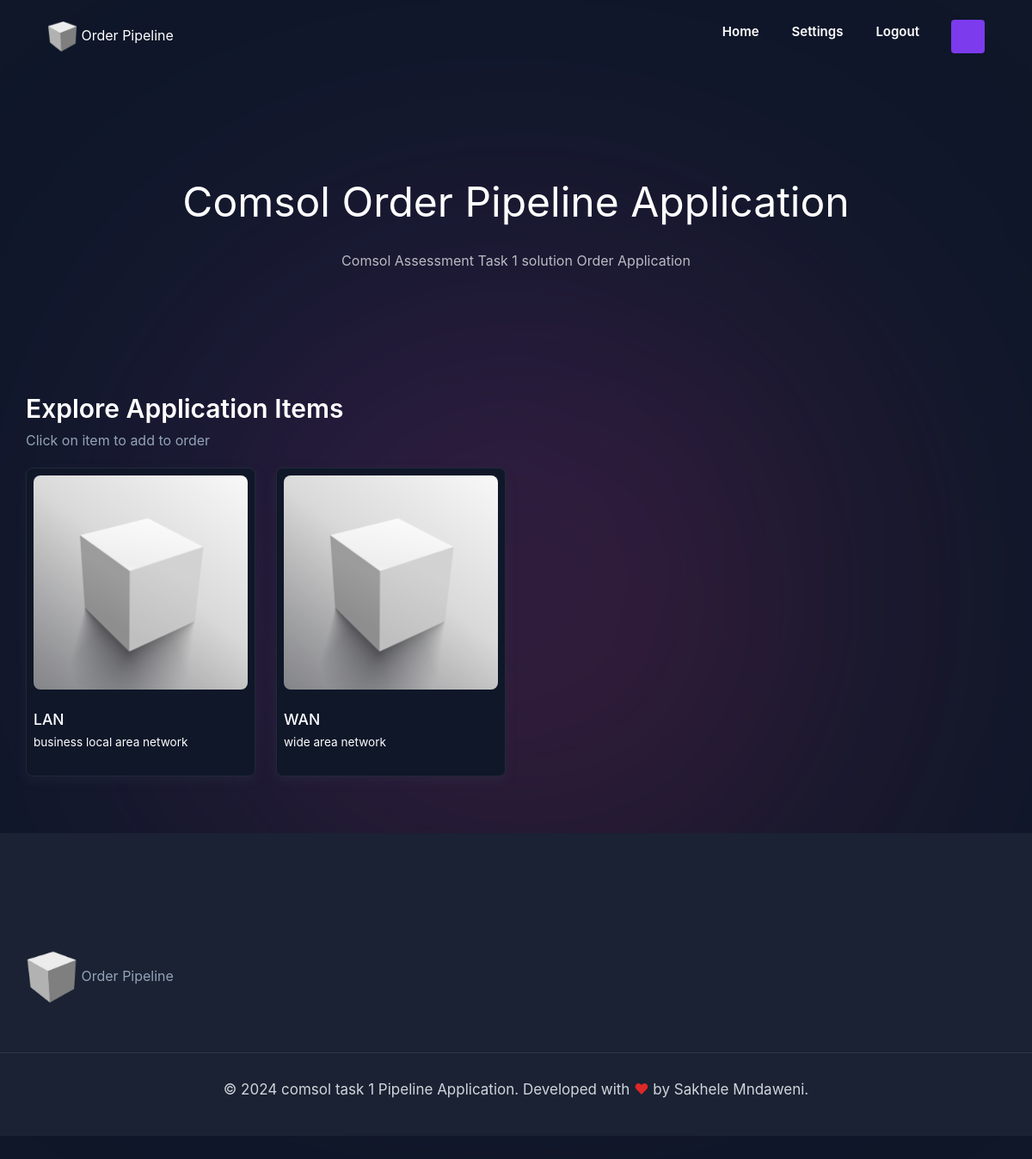
The app's page / (signed in) with its own data.
### OrderServiceApp/models.py (models this page shows, shortened)
class Product(models.Model):
            name = models.CharField(max_length=200)
            description = models.TextField(null=True)
            image = models.ImageField(upload_to='images/products',null=True, blank=True)
            itemCode =  models.CharField(
                            max_length = 14,
                            blank=True,
                            editable=False,
                            default= default_function
                            )

### OrderProcessingApp/views.py (the view)
# urls.py: 2. Add a URL to urlpatterns:  path('', views.home, name='home')
@login_required(login_url='login')
def home(request):
        data = orderData(request)
        orderItems = data['orderItems']
        order = data['order']
        items = data['items']
        print(order)
        print(items)
        all_items = Product.objects.all()
        all_orders = Order.objects.all()
        context ={'order':order,'itemList':items,'orderItems':orderItems,'allitems':all_items,'allorders':all_orders}
        return render(request, "home.html",context)

### OrderServiceApp/models.py (called while the page is built)
        def __str__(self):
            return str(self.id)

        @property
        def getNumberOfitems(self):
            orderitems = self.orderitem_set.all()
            total = sum([item.quantity for item in orderitems])
            return total

### OrderServiceApp/utils.py (called while the page is built)
def orderData(request):
	if request.user.is_authenticated:
		customer = request.user.orderclient
		order, created = Order.objects.get_or_create(orderClient=customer, orderStatus='NotProcessed')
		items = order.orderitem_set.all()
		orderItems = order.getNumberOfitems
	else:
		cookieData = cookieOrder(request)
		orderItems = cookieData['orderItems']
		order = cookieData['order']
		items = cookieData['items']
	return {'orderItems':orderItems ,'order':order, 'items':items}

### templates/home.html (shortened to what this page needs)
<!DOCTYPE html>
<html>
<head>
  {% load static %}
  <link rel="stylesheet" type="text/css" href="{% static 'css/bootstrap.css' %}" />
  <link rel="stylesheet" type="text/css" href="https://cdnjs.cloudflare.com/ajax/libs/OwlCarousel2/2.3.4/assets/owl.carousel.min.css" />
  <link href="{% static 'css/font-awesome.min.css' %}" rel="stylesheet" />
  <link href="{% static  'css/style.css' %}" rel="stylesheet" />
  <link href="{% static  'css/responsive.css' %}" rel="stylesheet" />
</head>
<body>
  {% block navbar %}
  <header class="header" data-header>
    <div class="container">
      <a href="#" >
        <span style="display: inline;"><img style="display: inline;"src="{% static 'images/logo.png' %}" width="35" height="35" alt="Metalink home" class="logo"> <p style="display: inline;color:white;">Order Pipeline</p></span>
      </a>
      <nav class="navbar" data-navbar>
        <ul class="navbar-list">
          <li>
            <a href="{% url 'home' %}" class="navbar-link label-lg link:hover">Home</a>
          </li>
          <li>
            <a href="{% url 'ordersettings' %}" class="navbar-link label-lg link:hover">Settings</a>
          </li>
          <li>
            <a href="{% url 'logoutUserAccount' %}" class="navbar-link label-lg link:hover">Logout</a>
          </li>
        </ul>
      </nav>
      <div class="header-action">
        <button class="btn-icon primary"  data-toggle="modal" data-target="#bd-example-modal">
        </button>
      </div>
    </div>
  </header>
  {% endblock navbar %}
  <main>
    <article>
      {% block hero  %}
      <section class="section hero" style="margin-top: -50px;" aria-label="home">
        <div class="container">
          <h1 class="headline-lg hero-title">
           <small>Comsol Order Pipeline Application</small>
          </h1>
          <p class="section-text body-lg"><small>
            Comsol Assessment Task 1 solution Order Application
          </p></small>
        </div>
      </section>
      {% endblock hero %}
{% block content %}
      <section class="section discover" style="margin-top: -30px;" aria-labelledby="discover-label">
        <div class="container">
          <h2 class="headline-md section-title text-left" id="collection-label">Explore Application Items</h2>
          <p style="margin-top: -40px; margin-bottom: 20px;">
              Click on item to add to order
          </p>
          <ul class="grid-list">
            {% for item in allitems %}
            <li>
              <div class="discover-card card">
                <div class="card-banner img-holder" style="--width: 500; --height: 500;">
                  <img src="{% static 'images/itemimage.jpg' %}"  width="500" height="500" loading="lazy"
                    alt="Genuine Undead #3902" class="img-cover">
                </div>
                <h3 class="title-sm card-title">
                  <a href="#" class="link:hover"><h3>{{item.name}}</h3></a>
                  <p><small>{{item.description}}</small></p>
                </h3>
              </div>
            </li>
            {% endfor %}
          </ul>
        </div>
      </section>
{% endblock content %}
  </main>
  <footer class="footer">
    <div class="section footer-top">
      <div class="container">
        <div class="footer-brand mt--3">
          <a href="#">
            <span style="display: inline;"><img style="display: inline;"src="{% static 'images/logo.png' %}" width="60" height="60" alt="Metalink home" class="logo"> <p style="display: inline;">Order Pipeline</p></span>
          </a>
        </div>
        <div class="footer-list">
        </div>
      </div>
    </div>
    <div class="footer-bottom">
      <div class="container">
        <p class="body-md text-center copyright">
          &copy; 2024 comsol task 1 Pipeline Application. Developed with <span class="span">❤</span> by Sakhele Mndaweni.
        </p>
      </div>
    </div>
  </footer>
  <div class="body-bg-shape"></div>
</body>
</html>

### static/css/responsive.css (style rules this page uses)
@media (min-width: 1200px) { .container { max-width: 1170px; } }

### records on screen
Product: name "LAN", description "business local area network"
Product: name "WAN", description "wide area network"
